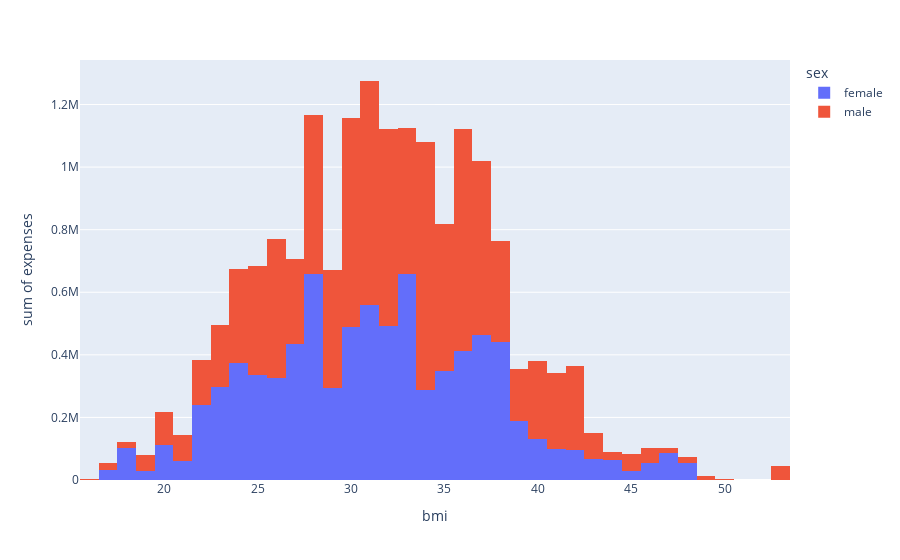

This figure's notebook cell:
### Markdown cell above
Although the average cost of insurance does not vary all that much from region to region, it appears as though males pay more for insurance than females in the southwestern and southeastern regions.

Finally, let's have a look at how much a person's BMI (Body mass index) affects the price of their insurance:

### Code cell
px.histogram(data_frame=dataset, x='bmi', y='expenses', color='sex')

### Figure 1 — Plotly figure (JSON) as saved in the notebook; plotly's stock layout.template omitted (floating-point values rounded to 4 significant figures; data arrays with more than 128 entries replaced by an {"elided": "..."} marker saying what was removed)
{"data": [{"alignmentgroup": "True", "bingroup": "x", "histfunc": "sum", "hovertemplate": "sex=female<br>bmi=%{x}<br>sum of expenses=%{y}<extra></extra>", "legendgroup": "female", "marker": {"color": "#636efa", "pattern": {"shape": ""}}, "name": "female", "offsetgroup": "female", "orientation": "v", "showlegend": true, "type": "histogram", "x": {"elided": "662 float values"}, "xaxis": "x", "y": {"elided": "662 float values"}, "yaxis": "y"}, {"alignmentgroup": "True", "bingroup": "x", "histfunc": "sum", "hovertemplate": "sex=male<br>bmi=%{x}<br>sum of expenses=%{y}<extra></extra>", "legendgroup": "male", "marker": {"color": "#EF553B", "pattern": {"shape": ""}}, "name": "male", "offsetgroup": "male", "orientation": "v", "showlegend": true, "type": "histogram", "x": {"elided": "676 float values"}, "xaxis": "x", "y": {"elided": "676 float values"}, "yaxis": "y"}], "layout": {"barmode": "relative", "legend": {"title": {"text": "sex"}, "tracegroupgap": 0}, "margin": {"t": 60}, "xaxis": {"anchor": "y", "domain": [0, 1], "title": {"text": "bmi"}}, "yaxis": {"anchor": "x", "domain": [0, 1], "title": {"text": "sum of expenses"}}}}
